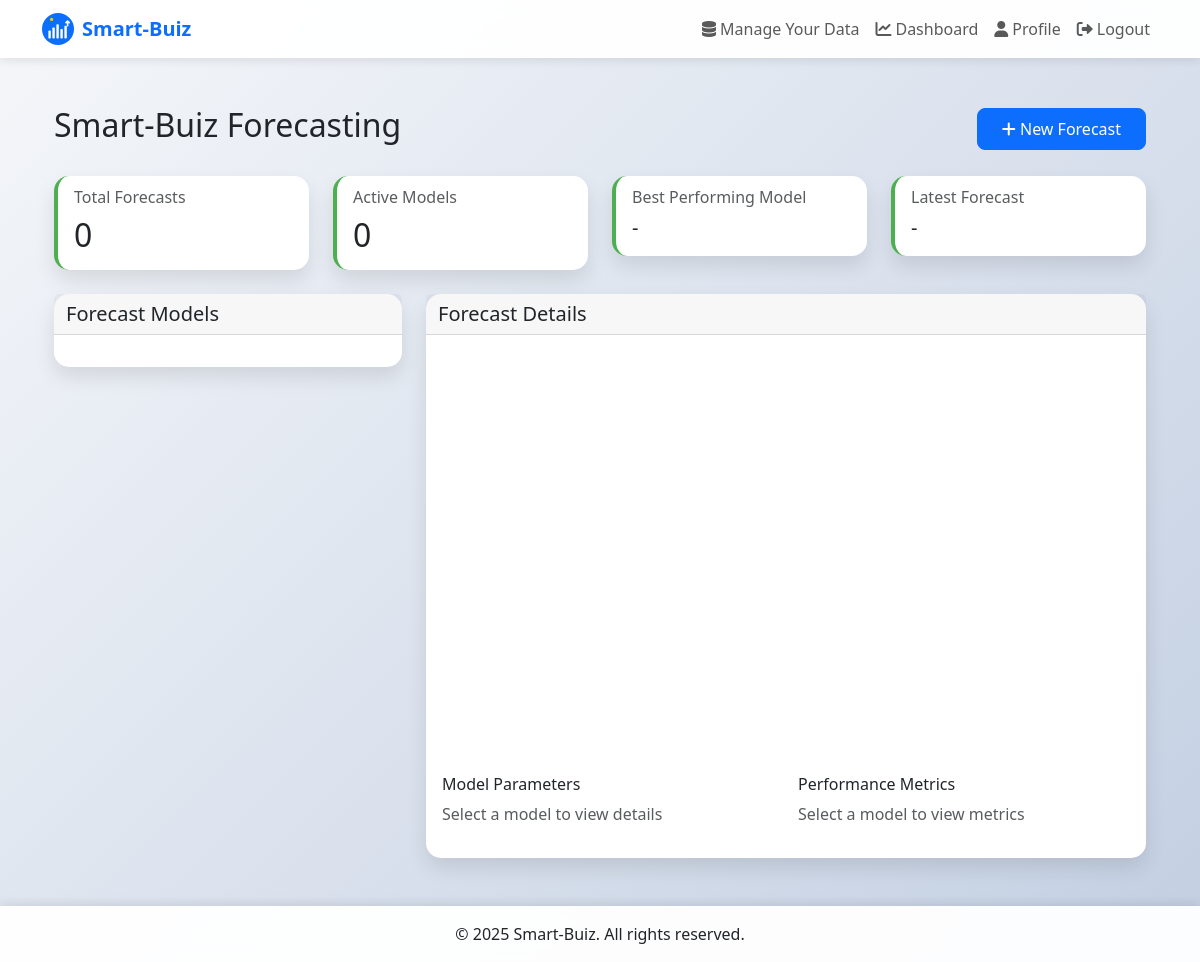
Before: /forecasting/ (signed in) with the older database file.
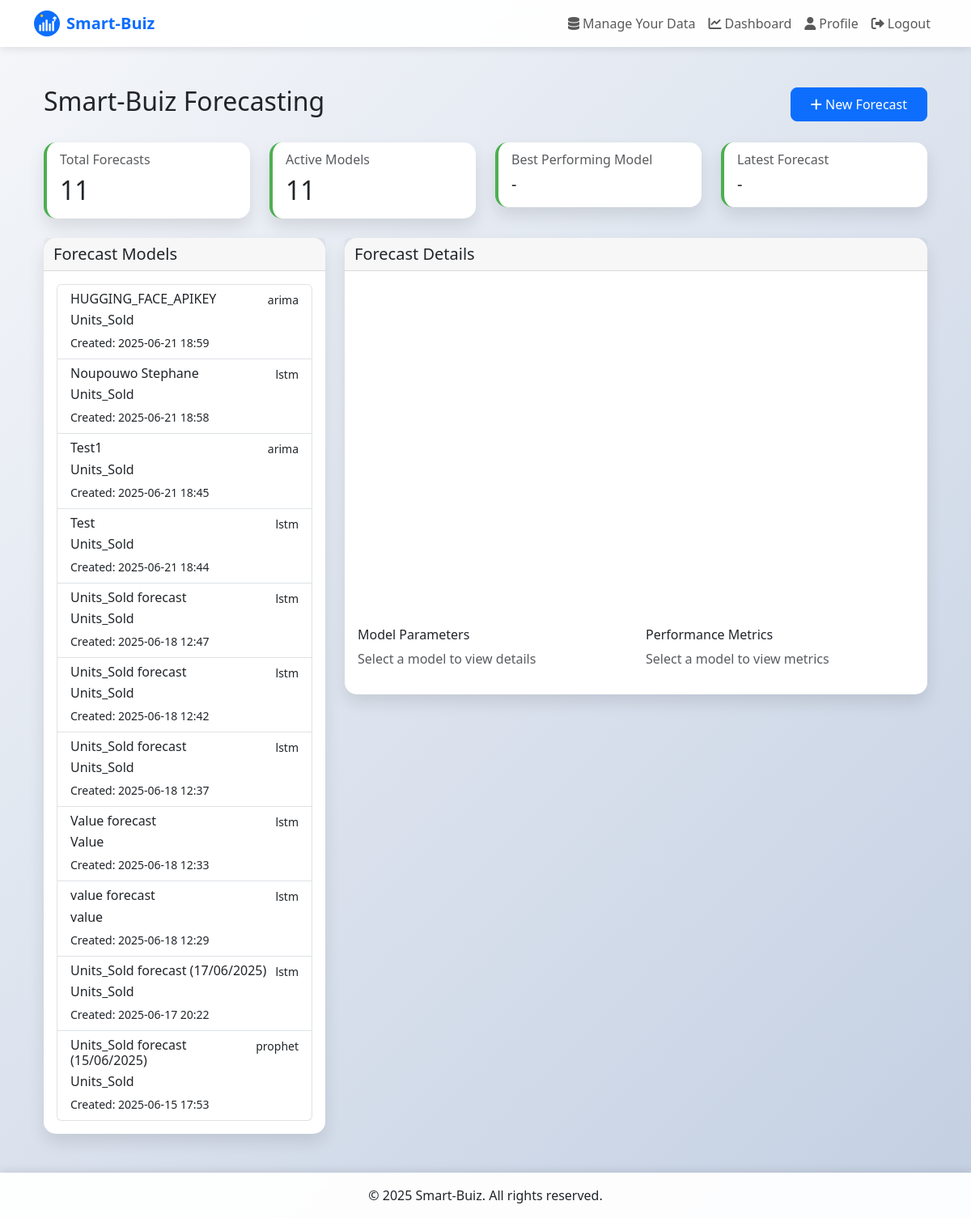
After: the same page with the newer database file.
### forecasting/models.py (models this page shows, shortened)
class ForecastModel(models.Model):
    METHODS = [
        ('lstm', 'LSTM Neural Network'),
        ('arima', 'ARIMA'),
        ('prophet', 'Prophet')
    ]
    user = models.ForeignKey(User, on_delete=models.CASCADE)
    name = models.CharField(max_length=100)
    method = models.CharField(max_length=20, choices=METHODS)
    target_column = models.CharField(max_length=100)
    date_column = models.CharField(max_length=100)
    forecast_period = models.IntegerField(validators=[MinValueValidator(1), MaxValueValidator(365)])
    parameters = models.JSONField(default=dict)
    created_at = models.DateTimeField(auto_now_add=True)
    updated_at = models.DateTimeField(auto_now=True)
    class Meta:
        ordering = ['-created_at']

### forecasting/views.py (the view)
# urls.py: path('', views.index, name='index'),
@login_required
def index(request):
    models = ForecastModel.objects.filter(user=request.user).order_by('-created_at')
    return render(request, 'forecasting/dashboard.html', {'models': models})

### forecasting/templates/forecasting/dashboard.html (shortened to what this page needs)
{% extends 'base.html' %}
{% load static %}
{% block extra_css %}
<link href="https://cdn.jsdelivr.net/npm/select2@4.1.0-rc.0/dist/css/select2.min.css" rel="stylesheet" />
{% endblock %}
{% block content %}
<div class="container-fluid py-4">
    <div class="d-flex justify-content-between align-items-center mb-4">
        <h2>Smart-Buiz Forecasting</h2>
        <button class="btn btn-primary" data-bs-toggle="modal" data-bs-target="#newForecastModal">
            <i class="fas fa-plus"></i> New Forecast
        </button>
    </div>
    <div class="row mb-4">
        <div class="col-md-3">
            <div class="card metric-card">
                <div class="card-body">
                    <h6 class="card-subtitle mb-2 text-muted">Total Forecasts</h6>
                    <h2 class="card-title mb-0" id="totalForecasts">{{ models.count }}</h2>
                </div>
            </div>
        </div>
        <div class="col-md-3">
            <div class="card metric-card">
                <div class="card-body">
                    <h6 class="card-subtitle mb-2 text-muted">Active Models</h6>
                    <h2 class="card-title mb-0" id="activeModels">{{ models.count }}</h2>
                </div>
            </div>
        </div>
        <div class="col-md-3">
            <div class="card metric-card">
                <div class="card-body">
                    <h6 class="card-subtitle mb-2 text-muted">Best Performing Model</h6>
                    <h5 class="card-title mb-0" id="bestModel">-</h5>
                </div>
            </div>
        </div>
        <div class="col-md-3">
            <div class="card metric-card">
                <div class="card-body">
                    <h6 class="card-subtitle mb-2 text-muted">Latest Forecast</h6>
                    <h5 class="card-title mb-0" id="latestForecast">-</h5>
                </div>
            </div>
        </div>
    </div>
    <div class="row">
        <div class="col-md-4">
            <div class="card">
                <div class="card-header">
                    <h5 class="card-title mb-0">Forecast Models</h5>
                </div>
                <div class="card-body">
                    <div class="list-group" id="forecastModelsList">
                        {% for model in models %}
                        <a href="#" class="list-group-item list-group-item-action" data-model-id="{{ model.id }}">
                            <div class="d-flex w-100 justify-content-between">
                                <h6 class="mb-1">{{ model.name }}</h6>
                                <small>{{ model.method }}</small>
                            </div>
                            <p class="mb-1">{{ model.target_column }}</p>
                            <small>Created: {{ model.created_at|date:"Y-m-d H:i" }}</small>
                        </a>
                        {% endfor %}
                    </div>
                </div>
            </div>
        </div>
        <div class="col-md-8">
            <div class="card">
                <div class="card-header">
                    <h5 class="card-title mb-0">Forecast Details</h5>
                </div>
                <div class="card-body">
                    <div id="forecastChart" class="chart-container mb-4"></div>
                    <div class="row">
                        <div class="col-md-6">
                            <h6>Model Parameters</h6>
                            <div id="modelParameters">
                                <p class="text-muted">Select a model to view details</p>
                            </div>
                        </div>
                        <div class="col-md-6">
                            <h6>Performance Metrics</h6>
                            <div id="modelMetrics">
                                <p class="text-muted">Select a model to view metrics</p>
                            </div>
                        </div>
                    </div>
                </div>
            </div>
        </div>
    </div>
</div>
{% endblock %}

### templates/base.html (shortened to what this page needs)
{% load static %}
<!DOCTYPE html>
<html lang="en">
<head>
    <link href="https://cdn.jsdelivr.net/npm/bootstrap@5.3.0/dist/css/bootstrap.min.css" rel="stylesheet">
    <link href="https://cdnjs.cloudflare.com/ajax/libs/font-awesome/6.0.0/css/all.min.css" rel="stylesheet">
    {% block extra_css %}{% endblock %}
</head>
<body>
    <nav class="navbar navbar-expand-lg navbar-light">
        <div class="container">
            <a class="navbar-brand" href="{% url 'home' %}">
                <img src="{% static 'images/logo.svg' %}" alt="Smart-Buiz Logo" class="me-2" style="height: 32px;">
                <span class="fw-bold">Smart-Buiz</span>
            </a>
            <div class="collapse navbar-collapse" id="navbarNav">
                <ul class="navbar-nav ms-auto">
                    {% if user.is_authenticated %}
                        <li class="nav-item">
                            <a class="nav-link" href="{% url 'BuisInt:buisint_add_data' %}">
                                <i class="fas fa-database me-1"></i>Manage Your Data
                            </a>
                        </li>
                        <li class="nav-item">
                            <a class="nav-link" href="{% url 'BuisInt:buisint_dashboard' %}">
                                <i class="fas fa-chart-line me-1"></i>Dashboard
                            </a>
                        </li>
                        <li class="nav-item">
                            <a class="nav-link" href="{% url 'profile' %}">
                                <i class="fas fa-user me-1"></i>Profile
                            </a>
                        </li>
                        <li class="nav-item">
                            <a class="nav-link" href="{% url 'logout' %}">
                                <i class="fas fa-sign-out-alt me-1"></i>Logout
                            </a>
                        </li>
                    {% endif %}
                </ul>
            </div>
        </div>
    </nav>
    <main class="{% block main_classes %}container py-4 fade-in{% endblock main_classes %}">
        {% block content %}{% endblock %}
    </main>
    <footer class="footer text-center">
        <div class="container">
                            <p class="mb-0">&copy; {% now "Y" %} Smart-Buiz. All rights reserved.</p>
        </div>
    </footer>
</body>
</html>

### templates/base.html (style rules this page uses)
:root { --primary-color: #0d6efd; --secondary-color: #6c757d; --success-color: #198754; --danger-color: #dc3545; --warning-color: #ffc107; --info-color: #0dcaf0; --light-color: #f8f9fa; --dark-color: #212529; }
body { min-height: 100vh; background: linear-gradient(135deg, #f5f7fa 0%, #c3cfe2 100%); font-family: 'Segoe UI', Tahoma, Geneva, Verdana, sans-serif; display: flex; flex-direction: column; }
.navbar { background-color: rgba(255, 255, 255, 0.95); backdrop-filter: blur(10px); box-shadow: 0 2px 10px rgba(0, 0, 0, 0.1); }
.navbar-brand { font-weight: 600; color: var(--primary-color); display: flex; align-items: center; }
.navbar-brand img { transition: transform 0.3s ease; }
.nav-link { font-weight: 500; transition: color 0.3s ease; }
.card { border: none; border-radius: 15px; box-shadow: 0 10px 20px rgba(0, 0, 0, 0.1); }
.btn { border-radius: 8px; font-weight: 500; padding: 0.5rem 1.5rem; transition: all 0.3s ease; }
.btn-primary { background-color: var(--primary-color); border-color: var(--primary-color); }
.footer { background-color: rgba(255, 255, 255, 0.95); backdrop-filter: blur(10px); padding: 1rem 0; margin-top: auto; width: 100%; box-shadow: 0 -2px 10px rgba(0, 0, 0, 0.1); }
main { flex: 1; overflow-y: auto; }
html, body { height: 100%; margin: 0; padding: 0; }
body { display: flex; flex-direction: column; }
.fade-in { animation: fadeIn 0.5s ease-out; }
html, body, .container-fluid.h-100, .row.h-100 { height: 100%; overflow: hidden; }
.card-header { padding: 0.5rem 0.75rem; margin-bottom: 0; background-color: rgba(0, 0, 0, .03); border-bottom: 1px solid rgba(0, 0, 0, .125); }

### forecasting/templates/forecasting/dashboard.html (style rules this page uses)
.metric-card { border-left: 4px solid #4CAF50; }
.chart-container { height: 400px; }

Changed rows visible on the page:
added ForecastModel: name "HUGGING_FACE_APIKEY", method "arima", target_column "Units_Sold", created_at "2025-06-21 18:59"
added ForecastModel: name "Noupouwo Stephane", method "lstm", target_column "Units_Sold", created_at "2025-06-21 18:58"
added ForecastModel: name "Test1", method "arima", target_column "Units_Sold", created_at "2025-06-21 18:45"
added ForecastModel: name "Test", method "lstm", target_column "Units_Sold", created_at "2025-06-21 18:44"
added ForecastModel: name "Units_Sold forecast", method "lstm", target_column "Units_Sold", created_at "2025-06-18 12:47"
added ForecastModel: name "Units_Sold forecast", method "lstm", target_column "Units_Sold", created_at "2025-06-18 12:42"
added ForecastModel: name "Units_Sold forecast", method "lstm", target_column "Units_Sold", created_at "2025-06-18 12:37"
added ForecastModel: name "Value forecast", method "lstm", target_column "Value", created_at "2025-06-18 12:33"
added ForecastModel: name "value forecast", method "lstm", target_column "value", created_at "2025-06-18 12:29"
added ForecastModel: name "Units_Sold forecast (17/06/2025)", method "lstm", target_column "Units_Sold", created_at "2025-06-17 20:22"
added ForecastModel: name "Units_Sold forecast (15/06/2025)", method "prophet", target_column "Units_Sold", created_at "2025-06-15 17:53"
Other visible differences:
{{ models.count }}: "0" → "11"
